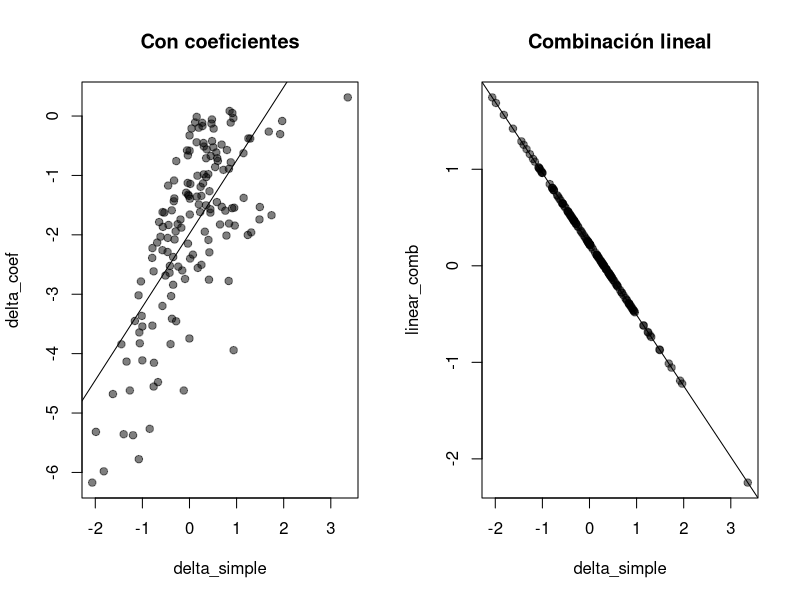

The R script that drew this image:
# simulamos datos de peso de aves y de frutos
n <- 150
pajaro <- abs(rnorm(n))
fruto <- abs(rnorm(n))

# si simplemente restamos, estamos multiplicando cada variable por 1
delta_simple <- 1 * pajaro - 1 * fruto

# pero otra opción sería estimar coeficientes distintos de 1 para cada
# variable antes de restar
b_pajaro <- abs(rnorm(1))
b_fruto <- abs(rnorm(1))

delta_coef <- b_pajaro * pajaro - b_fruto * fruto

# si delta_coef es una combinación lineal de delta_simple, no tiene sentido
# hacerlo. En ese caso, la recta debería ajustar perfectamente a los puntos
# (sin variabilidad)
par(mfrow = c(1, 2))
plot(delta_coef ~ delta_simple, pch = 19, col = rgb(0, 0, 0, 0.5),
     main = "Con coeficientes")
abline(lm(delta_coef ~ delta_simple))

# si la transformación es una combinación lineal, la recta ajusta perfecto
# (prueba):
linear_comb <- rnorm(1) + rnorm(1) * delta_simple
plot(linear_comb ~ delta_simple, pch = 19, col = rgb(0, 0, 0, 0.5),
     main = "Combinación lineal")
abline(lm(linear_comb ~ delta_simple))
par(mfrow = c(1, 1))

# o sea, puede ser sensato estimar coeficientes >0 para cada peso antes de
# restar